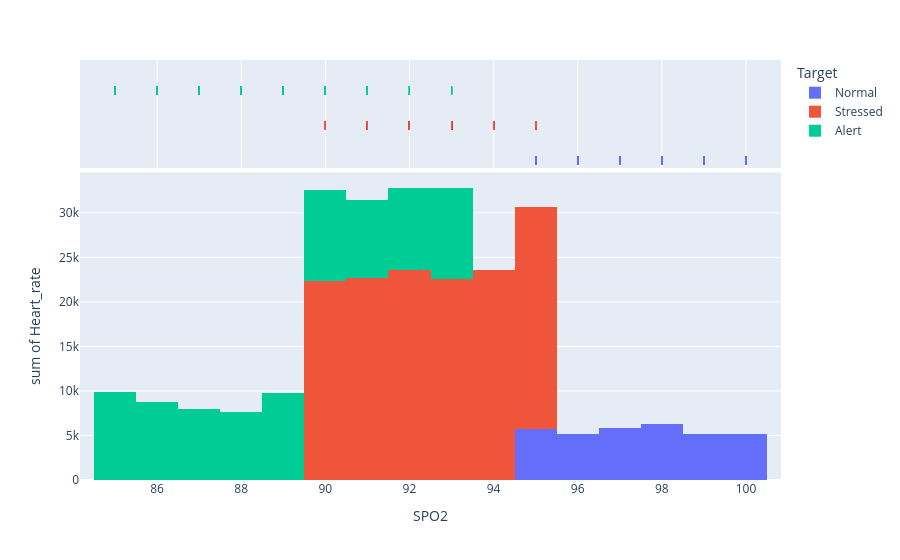

The notebook cell this image was saved under:
### Code cell
# make histogram for timestamp with Heart_rate column

fig = px.histogram(df, x="SPO2", y="Heart_rate", color="Target", marginal="rug",
                     hover_data=df.columns)
fig.show()

### Figure 1 — Plotly figure (JSON) as saved in the notebook; plotly's stock layout.template omitted (floating-point values rounded to 4 significant figures; data arrays with more than 128 entries replaced by an {"elided": "..."} marker saying what was removed)
{"data": [{"alignmentgroup": "True", "bingroup": "x", "histfunc": "sum", "hovertemplate": "Target=Normal<br>SPO2=%{x}<br>sum of Heart_rate=%{y}<extra></extra>", "legendgroup": "Normal", "marker": {"color": "#636efa", "pattern": {"shape": ""}}, "name": "Normal", "offsetgroup": "Normal", "orientation": "v", "showlegend": true, "type": "histogram", "x": {"elided": "330 int values"}, "xaxis": "x", "y": {"elided": "330 int values"}, "yaxis": "y"}, {"alignmentgroup": "True", "boxpoints": "all", "customdata": {"elided": "330x2 mixed values"}, "fillcolor": "rgba(255,255,255,0)", "hoveron": "points", "hovertemplate": "Target=%{customdata[1]}<br>SPO2=%{x}<br>Skin_temp=%{customdata[0]}<extra></extra>", "jitter": 0, "legendgroup": "Normal", "line": {"color": "rgba(255,255,255,0)"}, "marker": {"color": "#636efa", "symbol": "line-ns-open"}, "name": "Normal", "offsetgroup": "Normal", "showlegend": false, "type": "box", "x": {"elided": "330 int values"}, "xaxis": "x2", "yaxis": "y2"}, {"alignmentgroup": "True", "bingroup": "x", "histfunc": "sum", "hovertemplate": "Target=Stressed<br>SPO2=%{x}<br>sum of Heart_rate=%{y}<extra></extra>", "legendgroup": "Stressed", "marker": {"color": "#EF553B", "pattern": {"shape": ""}}, "name": "Stressed", "offsetgroup": "Stressed", "orientation": "v", "showlegend": true, "type": "histogram", "x": {"elided": "1035 int values"}, "xaxis": "x", "y": {"elided": "1035 int values"}, "yaxis": "y"}, {"alignmentgroup": "True", "boxpoints": "all", "customdata": {"elided": "1035x2 mixed values"}, "fillcolor": "rgba(255,255,255,0)", "hoveron": "points", "hovertemplate": "Target=%{customdata[1]}<br>SPO2=%{x}<br>Skin_temp=%{customdata[0]}<extra></extra>", "jitter": 0, "legendgroup": "Stressed", "line": {"color": "rgba(255,255,255,0)"}, "marker": {"color": "#EF553B", "symbol": "line-ns-open"}, "name": "Stressed", "offsetgroup": "Stressed", "showlegend": false, "type": "box", "x": {"elided": "1035 int values"}, "xaxis": "x2", "yaxis": "y2"}, {"alignmentgroup": "True", "bingroup": "x", "histfunc": "sum", "hovertemplate": "Target=Alert<br>SPO2=%{x}<br>sum of Heart_rate=%{y}<extra></extra>", "legendgroup": "Alert", "marker": {"color": "#00cc96", "pattern": {"shape": ""}}, "name": "Alert", "offsetgroup": "Alert", "orientation": "v", "showlegend": true, "type": "histogram", "x": {"elided": "435 int values"}, "xaxis": "x", "y": {"elided": "435 int values"}, "yaxis": "y"}, {"alignmentgroup": "True", "boxpoints": "all", "customdata": {"elided": "435x2 mixed values"}, "fillcolor": "rgba(255,255,255,0)", "hoveron": "points", "hovertemplate": "Target=%{customdata[1]}<br>SPO2=%{x}<br>Skin_temp=%{customdata[0]}<extra></extra>", "jitter": 0, "legendgroup": "Alert", "line": {"color": "rgba(255,255,255,0)"}, "marker": {"color": "#00cc96", "symbol": "line-ns-open"}, "name": "Alert", "offsetgroup": "Alert", "showlegend": false, "type": "box", "x": {"elided": "435 int values"}, "xaxis": "x2", "yaxis": "y2"}], "layout": {"barmode": "relative", "legend": {"title": {"text": "Target"}, "tracegroupgap": 0}, "margin": {"t": 60}, "xaxis": {"anchor": "y", "domain": [0, 1], "title": {"text": "SPO2"}}, "xaxis2": {"anchor": "y2", "domain": [0, 1], "matches": "x", "showgrid": true, "showticklabels": false}, "yaxis": {"anchor": "x", "domain": [0, 0.7326], "title": {"text": "sum of Heart_rate"}}, "yaxis2": {"anchor": "x2", "domain": [0.7426, 1], "matches": "y2", "showgrid": false, "showline": false, "showticklabels": false, "ticks": ""}}}
